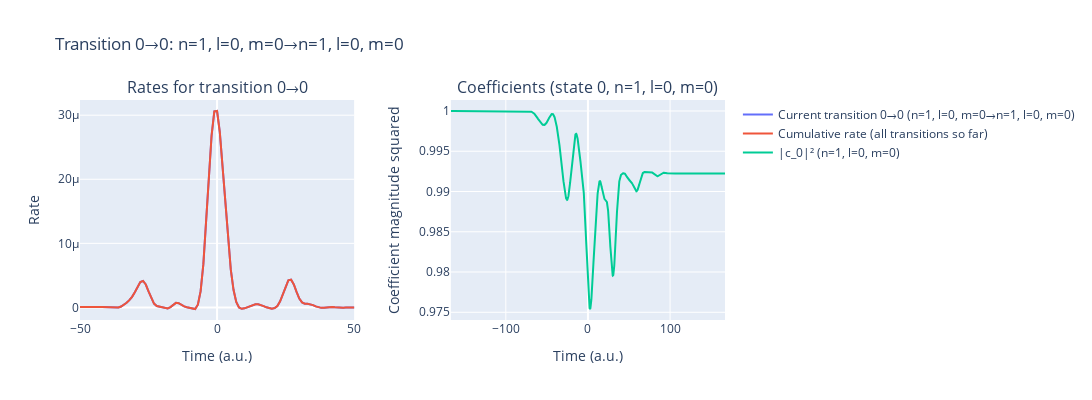
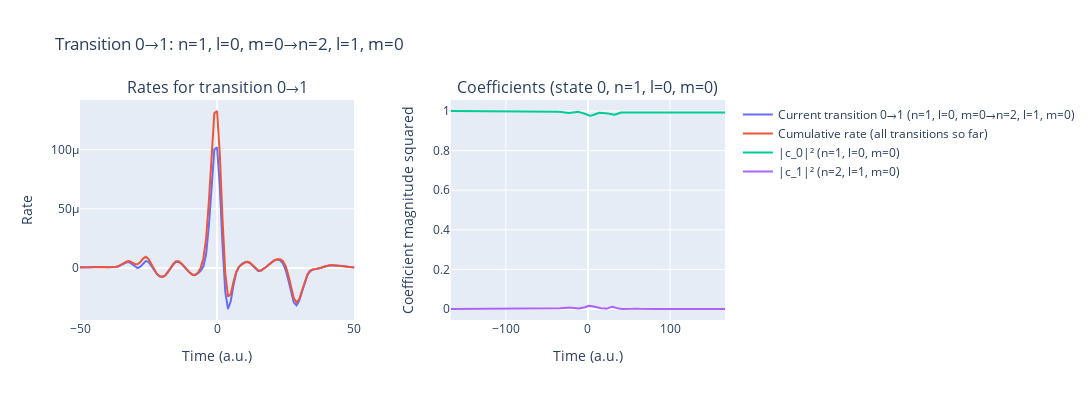
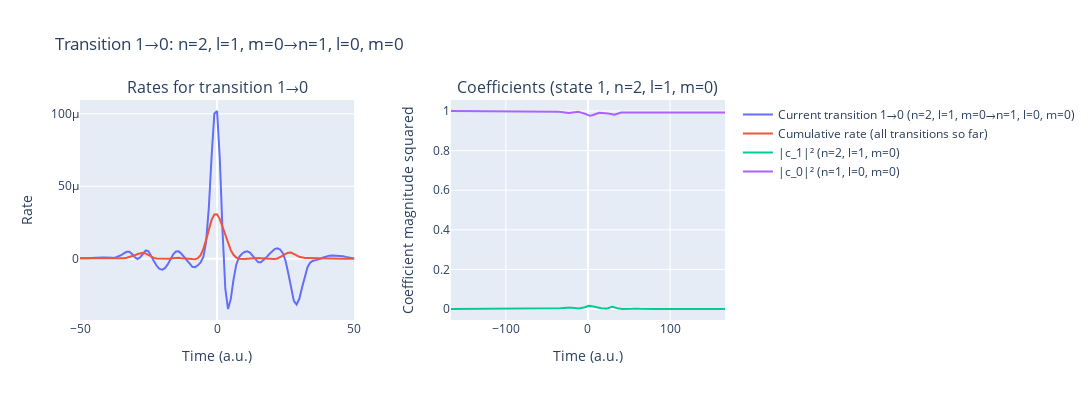
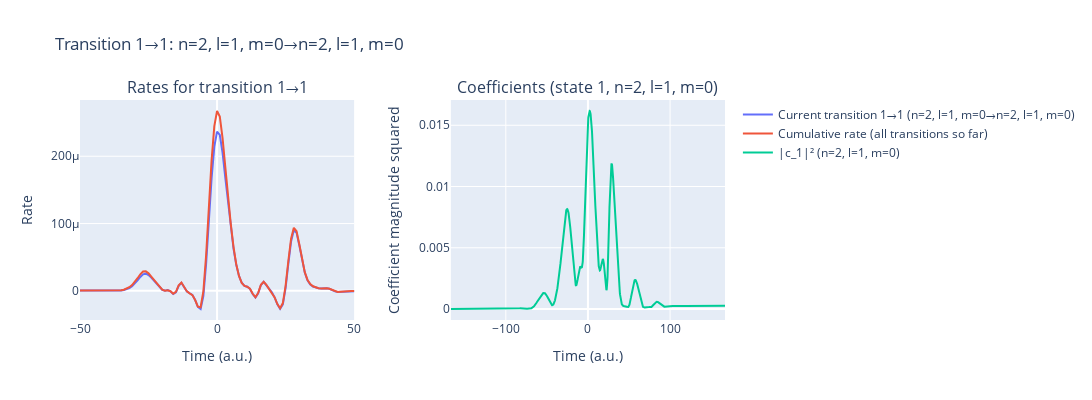

Write notebook code for charts like these, in order.
### Code cell
%autoreload
laser_pulses.add_pulse(params['lam0'], params['intensity'], params['cep'], params['lam0']/ AtomicUnits.nm / AtomicUnits.speed_of_light)
#laser_pulses.add_pulse(250, 8e9, -np.pi/2, 0.58/ AtomicUnits.fs, t0=-144.91)
t_min, t_max = laser_pulses.get_time_interval()
time_recon_1= np.arange(int(t_min), int(t_max)+1, 1.)

rateExcited_1 = IonRate(time_recon_1, laser_pulses, params, dT=0.5/4, kernel_type='exact_SFA', excitedStates=True)
laser_pulses.reset()

### Figure 1 — Plotly figure (JSON) as saved in the notebook; plotly's stock layout.template omitted (floating-point values rounded to 4 significant figures; data arrays with more than 128 entries replaced by an {"elided": "..."} marker saying what was removed)
{"data": [{"mode": "lines", "name": "Current transition 0→0 (n=1, l=0, m=0→n=1, l=0, m=0)", "type": "scatter", "x": {"elided": "333 int values"}, "xaxis": "x", "y": {"elided": "333 float values"}, "yaxis": "y"}, {"mode": "lines", "name": "Cumulative rate (all transitions so far)", "type": "scatter", "x": {"elided": "333 int values"}, "xaxis": "x", "y": {"elided": "333 float values"}, "yaxis": "y"}, {"mode": "lines", "name": "|c_0|² (n=1, l=0, m=0)", "type": "scatter", "x": {"elided": "2671 float values"}, "xaxis": "x2", "y": {"elided": "2671 float values"}, "yaxis": "y2"}], "layout": {"annotations": [{"font": {"size": 16}, "showarrow": false, "text": "Rates for transition 0→0", "x": 0.2125, "xanchor": "center", "xref": "paper", "y": 1, "yanchor": "bottom", "yref": "paper"}, {"font": {"size": 16}, "showarrow": false, "text": "Coefficients (state 0, n=1, l=0, m=0)", "x": 0.7875, "xanchor": "center", "xref": "paper", "y": 1, "yanchor": "bottom", "yref": "paper"}], "height": 400, "title": {"text": "Transition 0→0: n=1, l=0, m=0→n=1, l=0, m=0"}, "width": 1200, "xaxis": {"anchor": "y", "domain": [0, 0.425], "range": [-50, 50], "title": {"text": "Time (a.u.)"}}, "xaxis2": {"anchor": "y2", "domain": [0.575, 1], "title": {"text": "Time (a.u.)"}}, "yaxis": {"anchor": "x", "domain": [0, 1], "title": {"text": "Rate"}}, "yaxis2": {"anchor": "x2", "domain": [0, 1], "title": {"text": "Coefficient magnitude squared"}}}}

### Figure 2 — Plotly figure (JSON) as saved in the notebook; plotly's stock layout.template omitted (floating-point values rounded to 4 significant figures; data arrays with more than 128 entries replaced by an {"elided": "..."} marker saying what was removed)
{"data": [{"mode": "lines", "name": "Current transition 0→1 (n=1, l=0, m=0→n=2, l=1, m=0)", "type": "scatter", "x": {"elided": "333 int values"}, "xaxis": "x", "y": {"elided": "333 float values"}, "yaxis": "y"}, {"mode": "lines", "name": "Cumulative rate (all transitions so far)", "type": "scatter", "x": {"elided": "333 int values"}, "xaxis": "x", "y": {"elided": "333 float values"}, "yaxis": "y"}, {"mode": "lines", "name": "|c_0|² (n=1, l=0, m=0)", "type": "scatter", "x": {"elided": "2671 float values"}, "xaxis": "x2", "y": {"elided": "2671 float values"}, "yaxis": "y2"}, {"mode": "lines", "name": "|c_1|² (n=2, l=1, m=0)", "type": "scatter", "x": {"elided": "2671 float values"}, "xaxis": "x2", "y": {"elided": "2671 float values"}, "yaxis": "y2"}], "layout": {"annotations": [{"font": {"size": 16}, "showarrow": false, "text": "Rates for transition 0→1", "x": 0.2125, "xanchor": "center", "xref": "paper", "y": 1, "yanchor": "bottom", "yref": "paper"}, {"font": {"size": 16}, "showarrow": false, "text": "Coefficients (state 0, n=1, l=0, m=0)", "x": 0.7875, "xanchor": "center", "xref": "paper", "y": 1, "yanchor": "bottom", "yref": "paper"}], "height": 400, "title": {"text": "Transition 0→1: n=1, l=0, m=0→n=2, l=1, m=0"}, "width": 1200, "xaxis": {"anchor": "y", "domain": [0, 0.425], "range": [-50, 50], "title": {"text": "Time (a.u.)"}}, "xaxis2": {"anchor": "y2", "domain": [0.575, 1], "title": {"text": "Time (a.u.)"}}, "yaxis": {"anchor": "x", "domain": [0, 1], "title": {"text": "Rate"}}, "yaxis2": {"anchor": "x2", "domain": [0, 1], "title": {"text": "Coefficient magnitude squared"}}}}

### Figure 3 — Plotly figure (JSON) as saved in the notebook; plotly's stock layout.template omitted (floating-point values rounded to 4 significant figures; data arrays with more than 128 entries replaced by an {"elided": "..."} marker saying what was removed)
{"data": [{"mode": "lines", "name": "Current transition 1→0 (n=2, l=1, m=0→n=1, l=0, m=0)", "type": "scatter", "x": {"elided": "333 int values"}, "xaxis": "x", "y": {"elided": "333 float values"}, "yaxis": "y"}, {"mode": "lines", "name": "Cumulative rate (all transitions so far)", "type": "scatter", "x": {"elided": "333 int values"}, "xaxis": "x", "y": {"elided": "333 float values"}, "yaxis": "y"}, {"mode": "lines", "name": "|c_1|² (n=2, l=1, m=0)", "type": "scatter", "x": {"elided": "2671 float values"}, "xaxis": "x2", "y": {"elided": "2671 float values"}, "yaxis": "y2"}, {"mode": "lines", "name": "|c_0|² (n=1, l=0, m=0)", "type": "scatter", "x": {"elided": "2671 float values"}, "xaxis": "x2", "y": {"elided": "2671 float values"}, "yaxis": "y2"}], "layout": {"annotations": [{"font": {"size": 16}, "showarrow": false, "text": "Rates for transition 1→0", "x": 0.2125, "xanchor": "center", "xref": "paper", "y": 1, "yanchor": "bottom", "yref": "paper"}, {"font": {"size": 16}, "showarrow": false, "text": "Coefficients (state 1, n=2, l=1, m=0)", "x": 0.7875, "xanchor": "center", "xref": "paper", "y": 1, "yanchor": "bottom", "yref": "paper"}], "height": 400, "title": {"text": "Transition 1→0: n=2, l=1, m=0→n=1, l=0, m=0"}, "width": 1200, "xaxis": {"anchor": "y", "domain": [0, 0.425], "range": [-50, 50], "title": {"text": "Time (a.u.)"}}, "xaxis2": {"anchor": "y2", "domain": [0.575, 1], "title": {"text": "Time (a.u.)"}}, "yaxis": {"anchor": "x", "domain": [0, 1], "title": {"text": "Rate"}}, "yaxis2": {"anchor": "x2", "domain": [0, 1], "title": {"text": "Coefficient magnitude squared"}}}}

### Figure 4 — Plotly figure (JSON) as saved in the notebook; plotly's stock layout.template omitted (floating-point values rounded to 4 significant figures; data arrays with more than 128 entries replaced by an {"elided": "..."} marker saying what was removed)
{"data": [{"mode": "lines", "name": "Current transition 1→1 (n=2, l=1, m=0→n=2, l=1, m=0)", "type": "scatter", "x": {"elided": "333 int values"}, "xaxis": "x", "y": {"elided": "333 float values"}, "yaxis": "y"}, {"mode": "lines", "name": "Cumulative rate (all transitions so far)", "type": "scatter", "x": {"elided": "333 int values"}, "xaxis": "x", "y": {"elided": "333 float values"}, "yaxis": "y"}, {"mode": "lines", "name": "|c_1|² (n=2, l=1, m=0)", "type": "scatter", "x": {"elided": "2671 float values"}, "xaxis": "x2", "y": {"elided": "2671 float values"}, "yaxis": "y2"}], "layout": {"annotations": [{"font": {"size": 16}, "showarrow": false, "text": "Rates for transition 1→1", "x": 0.2125, "xanchor": "center", "xref": "paper", "y": 1, "yanchor": "bottom", "yref": "paper"}, {"font": {"size": 16}, "showarrow": false, "text": "Coefficients (state 1, n=2, l=1, m=0)", "x": 0.7875, "xanchor": "center", "xref": "paper", "y": 1, "yanchor": "bottom", "yref": "paper"}], "height": 400, "title": {"text": "Transition 1→1: n=2, l=1, m=0→n=2, l=1, m=0"}, "width": 1200, "xaxis": {"anchor": "y", "domain": [0, 0.425], "range": [-50, 50], "title": {"text": "Time (a.u.)"}}, "xaxis2": {"anchor": "y2", "domain": [0.575, 1], "title": {"text": "Time (a.u.)"}}, "yaxis": {"anchor": "x", "domain": [0, 1], "title": {"text": "Rate"}}, "yaxis2": {"anchor": "x2", "domain": [0, 1], "title": {"text": "Coefficient magnitude squared"}}}}
